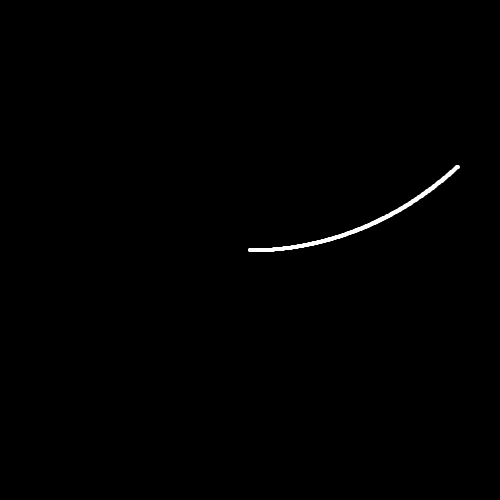
Frame 1 (no input)
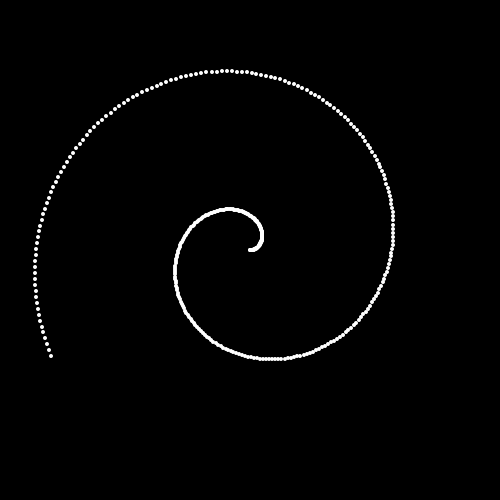
Frame 60 (the mouse pressed at the canvas centre just before this capture)
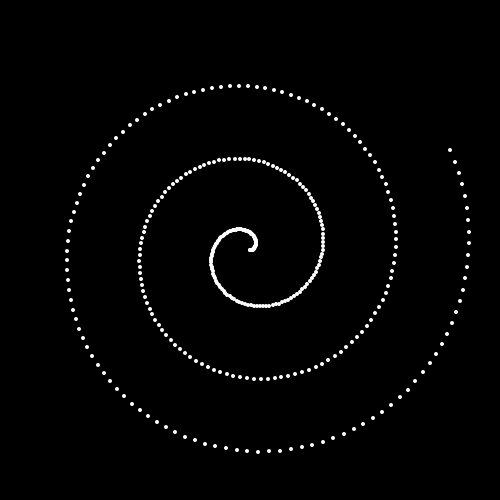
Frame 120 (the mouse held since frame 60 and released just before this capture)

The Processing sketch that drew these frames (run headless with seeded random() and noise(); from frame 60 on, the mouse is pressed at the canvas centre):

// Processing sketch: whitney_columnbc
// ── whitney_columnbc.pde
// Transcription of program columnBC
// originally prepared by Paul Rother for John Whitney for the book "Digital Harmony"
// ported to the Processing language by Jim Bumgardner

float stepstart = 0,
      stepend = 1/60.0,
      xleft = 38, 
      ybottom = 18,
      
      radius = 85,
      xcenter = 140,
      ycenter = 96,
      speed = .1;

int  npoints = 360,
     ilength = 170;

void setup()
{
  size(500,500);
  radius = height*.9/2;
  xcenter = width/2;
  ycenter = height/2;
  frameRate(24);
  noStroke();
  fill(255);
}

void draw()
{
  background(0); // erase
  float ftime = millis()*.001*speed;
  float step = stepstart + (ftime * (stepend - stepstart));

  for (int i = 0; i < npoints; ++i)
  {
    float a = 2*PI * step * i;
    float radiusi = radius; // radius*sin(a*ftime); VERY NICE
    float x = xcenter + cos(a) * (i/(float)npoints) * radiusi;
    float y = ycenter + sin(a) * (i/(float)npoints) * radiusi;
    ellipse((int) x, height-(int) y, 4,4);
  }
}
